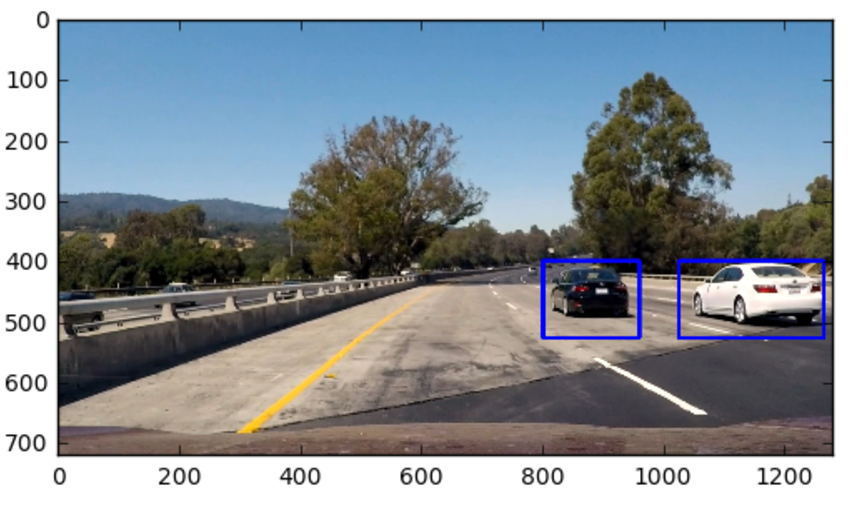
#> input picture examples/output_bboxes.png, 854 x 508 px
$ python -i search_classify.py   (imports and definitions only)   (older library calls are emulated)
#> lines starting #> are read from the running program, lines starting #| are printed output that depends on the picture
### lesson_functions.py
import matplotlib.image as mpimg
import numpy as np
import cv2
from skimage.feature import hog
# Define a function to return HOG features and visualization
def get_hog_features(img, orient, pix_per_cell, cell_per_block,
                        vis=False, feature_vec=True):
    # Call with two outputs if vis==True
    if vis == True:
        features, hog_image = hog(img, orientations=orient,
                                  pixels_per_cell=(pix_per_cell, pix_per_cell),
                                  cells_per_block=(cell_per_block, cell_per_block),
                                  transform_sqrt=True,
                                  visualise=vis, feature_vector=feature_vec)
        return features, hog_image
    # Otherwise call with one output
    else:
        features = hog(img, orientations=orient,
                       pixels_per_cell=(pix_per_cell, pix_per_cell),
                       cells_per_block=(cell_per_block, cell_per_block),
                       transform_sqrt=True,
                       visualise=vis, feature_vector=feature_vec)
        return features

# Define a function to compute binned color features
def bin_spatial(img, size=(32, 32)):
    # Use cv2.resize().ravel() to create the feature vector
    features = cv2.resize(img, size).ravel()
    # Return the feature vector
    return features

# Define a function to compute color histogram features
# NEED TO CHANGE bins_range if reading .png files with mpimg!
def color_hist(img, nbins=32, bins_range=(0, 256)):
    # Compute the histogram of the color channels separately
    channel1_hist = np.histogram(img[:,:,0], bins=nbins, range=bins_range)
    channel2_hist = np.histogram(img[:,:,1], bins=nbins, range=bins_range)
    channel3_hist = np.histogram(img[:,:,2], bins=nbins, range=bins_range)
    # Concatenate the histograms into a single feature vector
    hist_features = np.concatenate((channel1_hist[0], channel2_hist[0], channel3_hist[0]))
    # Return the individual histograms, bin_centers and feature vector
    return hist_features

# Define a function to extract features from a list of images
# Have this function call bin_spatial() and color_hist()
def extract_features(imgs, color_space='RGB', spatial_size=(32, 32),
                        hist_bins=32, orient=9,
                        pix_per_cell=8, cell_per_block=2, hog_channel=0,
                        spatial_feat=True, hist_feat=True, hog_feat=True):
    # Create a list to append feature vectors to
    features = []
    # Iterate through the list of images
    for file in imgs:
        file_features = []
        # Read in each one by one
        image = mpimg.imread(file)
        # apply color conversion if other than 'RGB'
        if color_space != 'RGB':
            if color_space == 'HSV':
                feature_image = cv2.cvtColor(image, cv2.COLOR_RGB2HSV)
            elif color_space == 'LUV':
                feature_image = cv2.cvtColor(image, cv2.COLOR_RGB2LUV)
            elif color_space == 'HLS':
                feature_image = cv2.cvtColor(image, cv2.COLOR_RGB2HLS)
            elif color_space == 'YUV':
                feature_image = cv2.cvtColor(image, cv2.COLOR_RGB2YUV)
            elif color_space == 'YCrCb':
                feature_image = cv2.cvtColor(image, cv2.COLOR_RGB2YCrCb)
        else: feature_image = np.copy(image)

        if spatial_feat == True:
            spatial_features = bin_spatial(feature_image, size=spatial_size)
            file_features.append(spatial_features)
        if hist_feat == True:
            # Apply color_hist()
            hist_features = color_hist(feature_image, nbins=hist_bins)
            file_features.append(hist_features)
        if hog_feat == True:
        # Call get_hog_features() with vis=False, feature_vec=True
            if hog_channel == 'ALL':
                hog_features = []
                for channel in range(feature_image.shape[2]):
                    hog_features.append(get_hog_features(feature_image[:,:,channel],
                                        orient, pix_per_cell, cell_per_block,
                                        vis=False, feature_vec=True))
                hog_features = np.ravel(hog_features)
            else:
                hog_features = get_hog_features(feature_image[:,:,hog_channel], orient,
                            pix_per_cell, cell_per_block, vis=False, feature_vec=True)
            # Append the new feature vector to the features list
            file_features.append(hog_features)
        features.append(np.concatenate(file_features))
    # Return list of feature vectors
    return features

# Define a function that takes an image,
# start and stop positions in both x and y,
# window size (x and y dimensions),
# and overlap fraction (for both x and y)
# [135 lines left out: functions slide_window, draw_boxes, single_img_features, search_windows, not called in this run]

### search_classify.py
import matplotlib.image as mpimg
import matplotlib.pyplot as plt
import numpy as np
import cv2
import glob
import time
from sklearn.svm import LinearSVC
from sklearn.preprocessing import StandardScaler
from skimage.feature import hog
from lesson_functions import *
# NOTE: the next import is only valid for scikit-learn version <= 0.17
# for scikit-learn >= 0.18 use:
# from sklearn.model_selection import train_test_split
from sklearn.cross_validation import train_test_split

# Define a function to extract features from a single image window
# This function is very similar to extract_features()
# just for a single image rather than list of images
def single_img_features(img, color_space='RGB', spatial_size=(32, 32),
                        hist_bins=32, orient=9,
                        pix_per_cell=8, cell_per_block=2, hog_channel=0,
                        spatial_feat=True, hist_feat=True, hog_feat=True):
    #1) Define an empty list to receive features
    img_features = []
    #2) Apply color conversion if other than 'RGB'
    if color_space != 'RGB':
        if color_space == 'HSV':
            feature_image = cv2.cvtColor(img, cv2.COLOR_RGB2HSV)
        elif color_space == 'LUV':
            feature_image = cv2.cvtColor(img, cv2.COLOR_RGB2LUV)
        elif color_space == 'HLS':
            feature_image = cv2.cvtColor(img, cv2.COLOR_RGB2HLS)
        elif color_space == 'YUV':
            feature_image = cv2.cvtColor(img, cv2.COLOR_RGB2YUV)
        elif color_space == 'YCrCb':
            feature_image = cv2.cvtColor(img, cv2.COLOR_RGB2YCrCb)
    else: feature_image = np.copy(img)
    #3) Compute spatial features if flag is set
    if spatial_feat == True:
        spatial_features = bin_spatial(feature_image, size=spatial_size)
        #4) Append features to list
        img_features.append(spatial_features)
    #5) Compute histogram features if flag is set
    if hist_feat == True:
        hist_features = color_hist(feature_image, nbins=hist_bins)
        #6) Append features to list
        img_features.append(hist_features)
    #7) Compute HOG features if flag is set
    if hog_feat == True:
        if hog_channel == 'ALL':
            hog_features = []
            for channel in range(feature_image.shape[2]):
                hog_features.extend(get_hog_features(feature_image[:,:,channel],
                                    orient, pix_per_cell, cell_per_block,
                                    vis=False, feature_vec=True))
        else:
            hog_features = get_hog_features(feature_image[:,:,hog_channel], orient,
                        pix_per_cell, cell_per_block, vis=False, feature_vec=True)
        #8) Append features to list
        img_features.append(hog_features)

    #9) Return concatenated array of features
    return np.concatenate(img_features)

# Define a function you will pass an image
# and the list of windows to be searched (output of slide_windows())
def search_windows(img, windows, clf, scaler, color_space='RGB',
                    spatial_size=(32, 32), hist_bins=32,
                    hist_range=(0, 256), orient=9,
                    pix_per_cell=8, cell_per_block=2,
                    hog_channel=0, spatial_feat=True,
                    hist_feat=True, hog_feat=True):

    #1) Create an empty list to receive positive detection windows
    on_windows = []
    #2) Iterate over all windows in the list
    for window in windows:
        #3) Extract the test window from original image
        test_img = cv2.resize(img[window[0][1]:window[1][1], window[0][0]:window[1][0]], (64, 64))
        #4) Extract features for that window using single_img_features()
        features = single_img_features(test_img, color_space=color_space,
                            spatial_size=spatial_size, hist_bins=hist_bins,
                            orient=orient, pix_per_cell=pix_per_cell,
                            cell_per_block=cell_per_block,
                            hog_channel=hog_channel, spatial_feat=spatial_feat,
                            hist_feat=hist_feat, hog_feat=hog_feat)
        #5) Scale extracted features to be fed to classifier
        test_features = scaler.transform(np.array(features).reshape(1, -1))
        #6) Predict using your classifier
        prediction = clf.predict(test_features)
        #7) If positive (prediction == 1) then save the window
        if prediction == 1:
            on_windows.append(window)
    #8) Return windows for positive detections
    return on_windows

#%%

# Read in cars and notcars
images = glob.glob('./data/*smallset/*/*')

cars = []
notcars = []
# [5 lines not run here, left out]

# Reduce the sample size because
# The quiz evaluator times out after 13s of CPU time
sample_size = 500
cars = cars[0:sample_size]
notcars = notcars[0:sample_size]
#%%
### TODO: Tweak these parameters and see how the results change.
color_space = 'RGB' # Can be RGB, HSV, LUV, HLS, YUV, YCrCb
orient = 9  # HOG orientations
pix_per_cell = 8 # HOG pixels per cell
cell_per_block = 2 # HOG cells per block
hog_channel = 0 # Can be 0, 1, 2, or "ALL"
spatial_size = (16, 16) # Spatial binning dimensions
hist_bins = 16    # Number of histogram bins
spatial_feat = True # Spatial features on or off
hist_feat = True # Histogram features on or off
hog_feat = True # HOG features on or off
y_start_stop = [None, None] # Min and max in y to search in slide_window()

car_features = extract_features(cars, color_space=color_space,
                        spatial_size=spatial_size, hist_bins=hist_bins,
                        orient=orient, pix_per_cell=pix_per_cell,
                        cell_per_block=cell_per_block,
                        hog_channel=hog_channel, spatial_feat=spatial_feat,
                        hist_feat=hist_feat, hog_feat=hog_feat)

#%%
notcar_features = extract_features(notcars, color_space=color_space,
                        spatial_size=spatial_size, hist_bins=hist_bins,
                        orient=orient, pix_per_cell=pix_per_cell,
                        cell_per_block=cell_per_block,
                        hog_channel=hog_channel, spatial_feat=spatial_feat,
                        hist_feat=hist_feat, hog_feat=hog_feat)
#%%
X = np.vstack((car_features, notcar_features)).astype(np.float64)
# Fit a per-column scaler
# [1 line that did not run here, left out]
# Apply the scaler to X
# [1 line that did not run here, left out]

# Define the labels vector
y = np.hstack((np.ones(len(car_features)), np.zeros(len(notcar_features))))

#%%
# Split up data into randomized training and test sets
rand_state = np.random.randint(0, 100)
# [2 lines that did not run here, left out]

# [3 lines not run here, left out]
# Use a linear SVC
svc = LinearSVC()
# Check the training time for the SVC
t=time.time()
# [1 line not run here, left out]
t2 = time.time()
# [3 lines not run here, left out]
# Check the prediction time for a single sample
t=time.time()

#image = mpimg.imread('bbox-example-image.jpg')
# [1 line not run here, left out]
# [1 line that did not run here, left out]
#%%
# Uncomment the following line if you extracted training
# data from .png images (scaled 0 to 1 by mpimg) and the
# image you are searching is a .jpg (scaled 0 to 255)
# [1 line that did not run here, left out]

# [2 lines that did not run here, left out]
#%%
# [6 lines that did not run here, left out]
#%%
# [1 line that did not run here, left out]

# [1 line not run here, left out]

>>> import cv2
>>> picture = cv2.cvtColor(cv2.imread('examples/output_bboxes.png'), cv2.COLOR_BGR2RGB)
>>> result = single_img_features(picture)
#> in bin_spatial, `features = cv2.resize(img, size).ravel()`: features = 3072 values, max 255 at index 0, min 0 at index 1605, mean 145.5
#> in single_img_features, `spatial_features = bin_spatial(feature_image, size=spatial_size)`: spatial_features has the same summary as features in bin_spatial
#> in color_hist, `hist_features = np.concatenate((channel1_hist[0], channel2_hist[0], ch..`: hist_features = 96 values, max 85024 at index 31, min 1337 at index 61, mean 13557.2
#> in get_hog_features, `features = hog(img, orientations=orient, pixels_per_cell=(pix_per_cell..`:
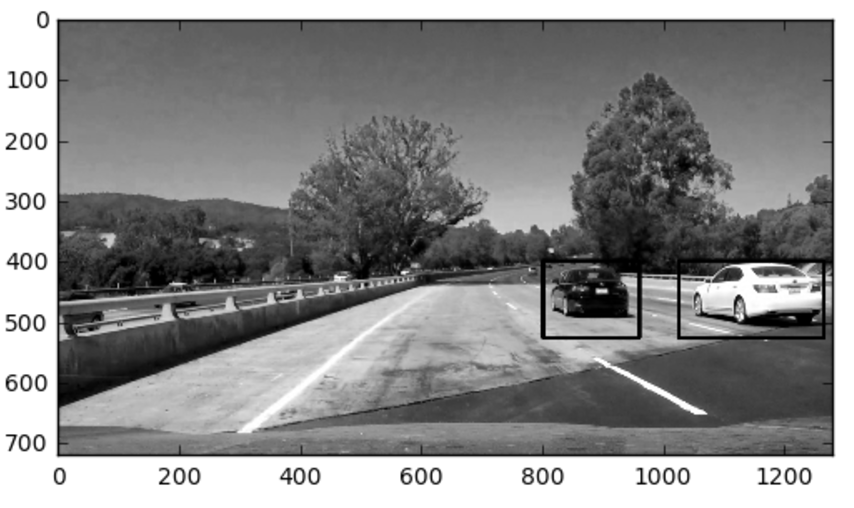
#> img: shape (508, 854); min 0, max 255, mean 138.2

$ run again, on bbox-example-image.jpg
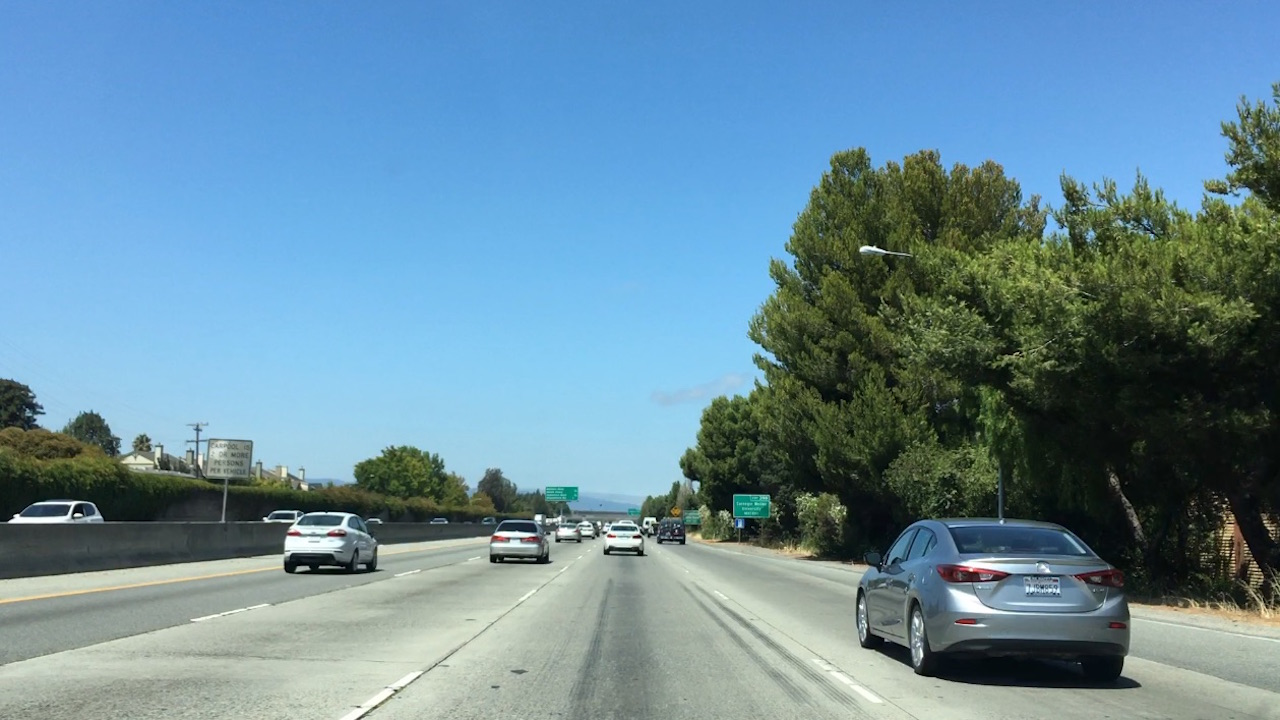
#> input picture bbox-example-image.jpg, 1280 x 720 px
#> features = 3072 values, max 247 at index 1304, min 4 at index 2289, mean 133.8
#> spatial_features has the same summary as features in bin_spatial
#> in color_hist, `hist_features = np.concatenate((channel1_hist[0], channel2_hist[0], ch..`: hist_features = 96 values, max 107361 at index 93, min 916 at index 32, mean 28800
#> in get_hog_features, `features = hog(img, orientations=orient, pixels_per_cell=(pix_per_cell..`:
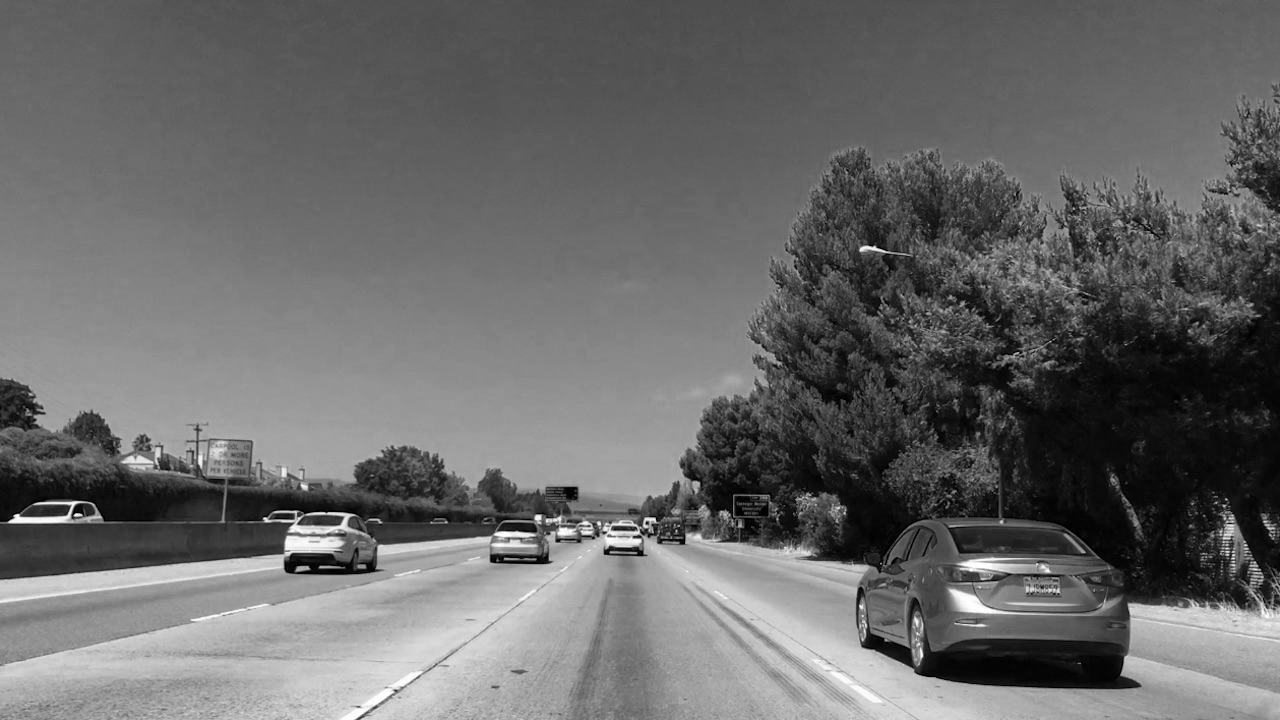
#> img: shape (720, 1280); min 0, max 255, mean 105
